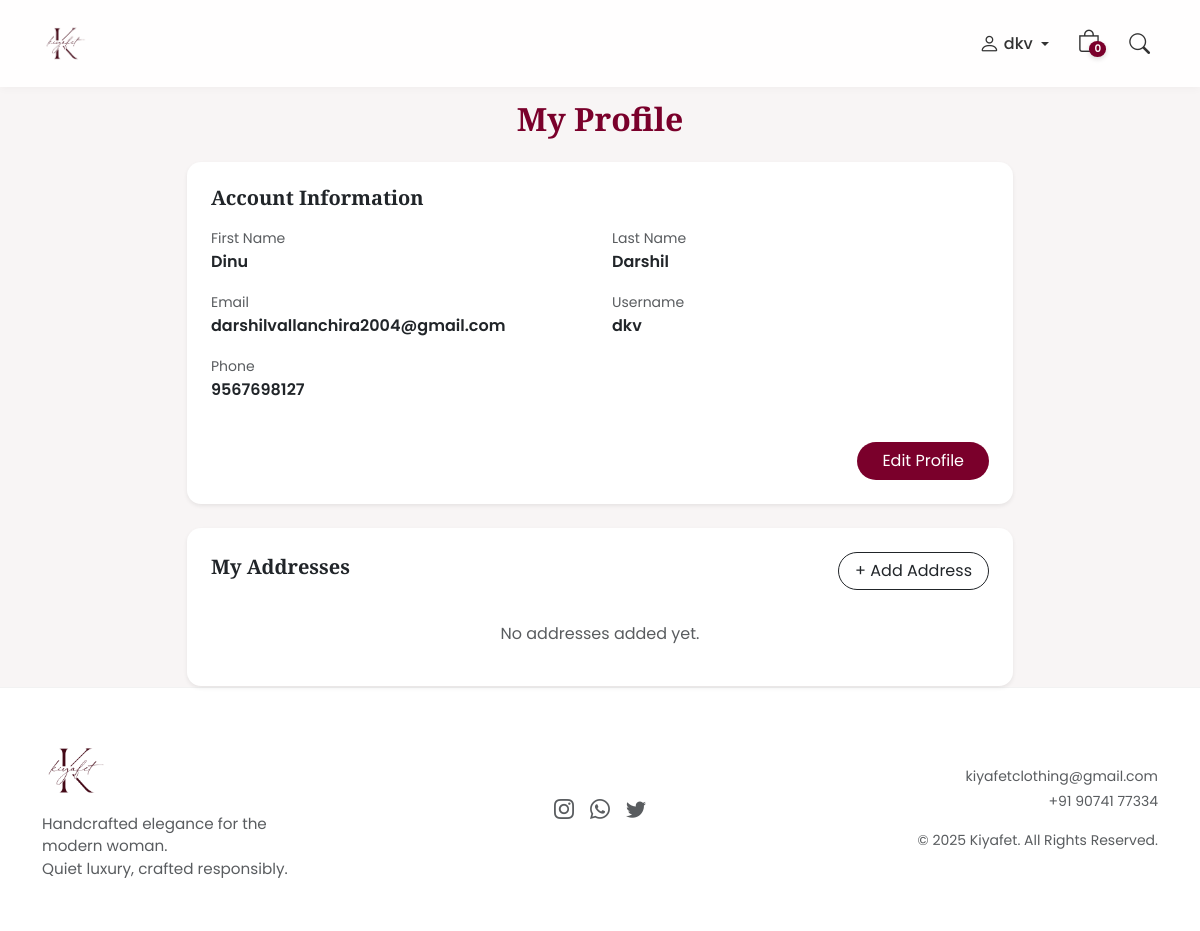
Page /profile/ (signed in) on the earlier database version.
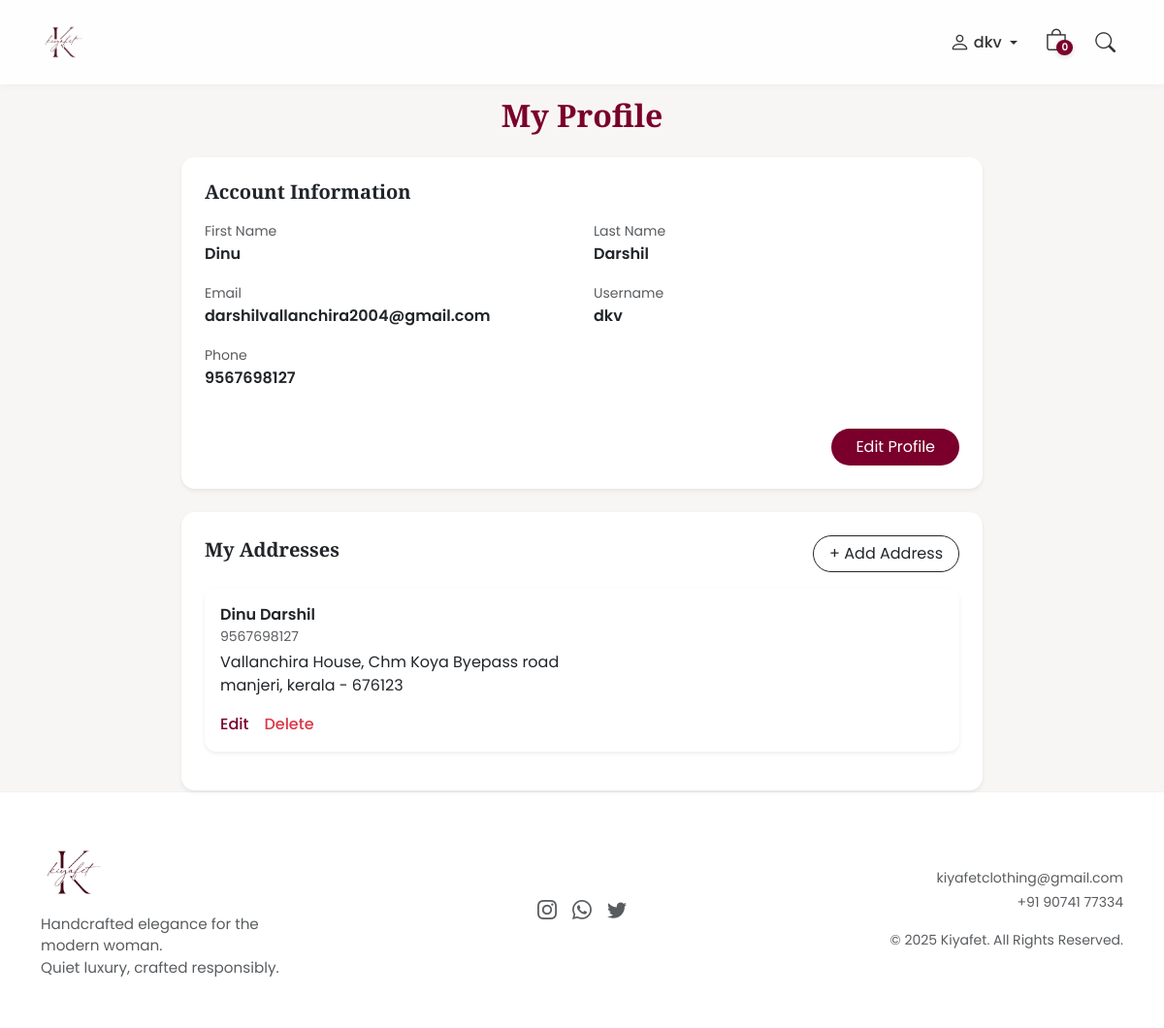
Same page on the later database version.
### store_app/models.py (models this page shows, shortened)
class Address(models.Model):
    user = models.ForeignKey(User, on_delete=models.CASCADE)
    full_name = models.CharField(max_length=100)
    phone = models.CharField(max_length=15)
    house = models.CharField(max_length=200)
    street = models.CharField(max_length=200)
    city = models.CharField(max_length=100)
    state = models.CharField(max_length=100)
    pincode = models.CharField(max_length=10)
    country = models.CharField(max_length=100, default="India")

### store_app/views.py (the view)
# urls.py: path("profile/", views.ProfileView.as_view(), name="profile"),
class ProfileView(View):
    def get(self, request):
        if not request.user.is_authenticated:
            return render(request, "login_required.html")
        profile = UserProfile.objects.get(user=request.user)
        addresses = Address.objects.filter(user=request.user)
        return render(request, "profile.html", {"profile": profile,"addresses": addresses})

### store_app/context_processors.py (called while the page is built)
def cart_item_count(request):
    if request.user.is_authenticated:
        count = CartItem.objects.filter(user=request.user).count()
    else:
        count = 0
    return {'cart_item_count': count}

### store_app/templates/profile.html (shortened to what this page needs)
{% extends 'customer_base.html' %}
{% load static %}
{% block content %}
<div class="container" style="max-width: 850px;">
    <h2 class="mb-4 text-center"
        style="font-family: 'Playfair Display', serif; color: var(--rose); font-weight: 600;">
        My Profile
    </h2>
    <div class="card border-0 shadow-sm p-4" style="border-radius: 14px;">
        <h5 class="mb-3" style="font-family:'Playfair Display', serif; font-weight:600;">
            Account Information
        </h5>
        <div class="row mb-4">
            <div class="col-md-6 mb-3">
                <label class="text-muted small">First Name</label>
                <div class="fw-semibold">{{ request.user.first_name }}</div>
            </div>
            <div class="col-md-6 mb-3">
                <label class="text-muted small">Last Name</label>
                <div class="fw-semibold">{{ request.user.last_name }}</div>
            </div>
            <div class="col-md-6 mb-3">
                <label class="text-muted small">Email</label>
                <div class="fw-semibold">{{ request.user.email }}</div>
            </div>
            <div class="col-md-6 mb-3">
                <label class="text-muted small">Username</label>
                <div class="fw-semibold">{{ request.user.username }}</div>
            </div>
            <div class="col-md-6 mb-3">
                <label class="text-muted small">Phone</label>
                <div class="fw-semibold">
                    {% if profile.phone %}
                        {{ profile.phone }}
                    {% else %}
                        <span class="text-muted">Not added</span>
                    {% endif %}
                </div>
            </div>
        </div>
        <div class="text-end">
            <a href="{% url 'edit_profile' %}" class="btn px-4"
                style="background:var(--rose); color:white; border-radius:30px;">
                Edit Profile
            </a>
        </div>
    </div>
    <div class="card border-0 shadow-sm p-4 mt-4" style="border-radius: 14px;">
        <div class="d-flex justify-content-between align-items-center mb-3">
            <h5 style="font-family:'Playfair Display', serif; font-weight:600;">My Addresses</h5>
            <a href="{% url 'add_address' %}" class="btn btn-outline-dark px-3"
                style="border-radius: 30px;">
                + Add Address
            </a>
        </div>
        {% if addresses %}
            <div class="list-group">
                {% for a in addresses %}
                <div class="list-group-item border-0 mb-3 shadow-sm p-3" style="border-radius: 12px;">
                    <div class="fw-semibold">{{ a.full_name }}</div>
                    <div class="text-muted small">{{ a.phone }}</div>
                    <div class="mt-1">{{ a.house }}, {{ a.street }}</div>
                    <div>{{ a.city }}, {{ a.state }} - {{ a.pincode }}</div>
                    <div class="mt-3 d-flex gap-3">
                        <a href="{% url 'edit_address' a.id %}" class="text-decoration-none"
                           style="color: var(--rose); font-weight: 500;">Edit</a>
                        <a href="{% url 'delete_address' a.id %}" class="text-decoration-none text-danger"
                           style="font-weight: 500;">Delete</a>
                    </div>
                </div>
                {% endfor %}
            </div>
        {% else %}
            <p class="text-muted text-center mt-3">No addresses added yet.</p>
        {% endif %}
    </div>
</div>
{% endblock %}

Differences in the rows shown:
added Address: full_name "Dinu Darshil", phone "9567698127", house "Vallanchira House", street "Chm Koya Byepass road", city "manjeri", state "kerala", pincode "676123"
Other differences:
text no longer shown: "No addresses added yet."
